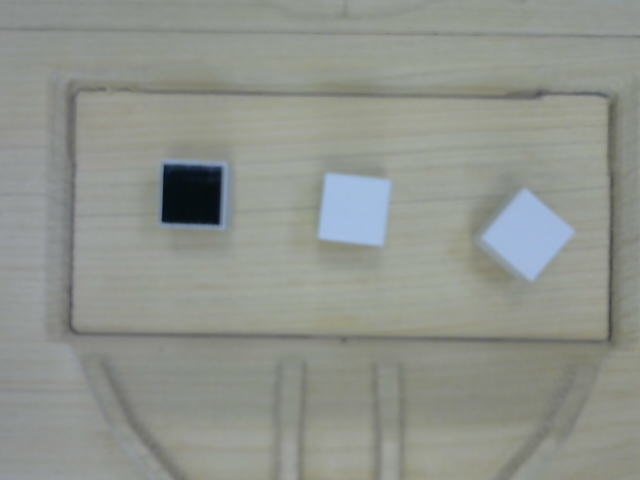
#> input picture 3cubos.png, 640 x 480 px
$ python cubos_1a1.py   (Python 2 division)
#> lines starting #> are read from the running program, lines starting #| are printed output that depends on the picture; after the words box and inside, x2 and y2 are one past the last pixel; in counts of white or black regions, pixels touching at a corner belong together; long printed decimals are rounded
#> further down, img is the input picture: shape (480, 640, 3); mean B, G, R 141.1, 147.8, 143.8
#!/usr/bin/env python
# -*- coding: utf-8 -*-

#### TO DO: -distancia desde el nuevo SR hasta el centro de los cubos.
####        -reconocer unicamente 1 cubo cada vez, para la version final.

import numpy as np
import cv2
from math import atan, degrees , sqrt, pow

##########Variables globales#################
squares = [] #Cubos encontrados, respecto a (0,0) de img.
sorted_cubes = [] #Cubos con vertices ordenados por menor Y (para angulos).
cont = 0
new_sides_angles = []
new_centres = []
arm_angles = []
hand_angles = []
centers = []
workzone = []
newsquares = [] #Cuadrados calculados, respecto a (0,0) del nuevo SR.
topside_center_workzone = [0,0]
bottomside_center_worzone = [0,0]
#Colores para pintar:
RED=(0,0,255)
BLUE=(255,0,0)
CYAN=(255,150,0)
GREEN=(0,255,0)
YELLOW=(0,255,255)
ORANGE=(0,150,255)
WHITE=(255,255,255)
BLACK=(0,0,0)

def angle_cos(p0, p1, p2):
  d1, d2 = (p0-p1).astype('float'), (p2-p1).astype('float')
  return abs( np.dot(d1, d2) / np.sqrt( np.dot(d1, d1)*np.dot(d2, d2) ) )


#Función que encuentra los cuadrados de las caras superiores de cada cubo,
#obtiene los cuadrados del contorno, y los centros.
def find_squares(img):
  img = cv2.GaussianBlur(img, (5, 5), 0)
  global sorted_cubes
  global squares
  global centers
  global cont
  previous = []
  sideColor = 0
  alpha = 0
  cuboFound = False
  for gray in cv2.split(img):
    if not cuboFound:
      for thrs in xrange(0, 255, 26):
        if thrs == 0:
          bin = cv2.Canny(gray, 0, 50, apertureSize=5)
          bin = cv2.dilate(bin, None)
        else:
          retval, bin = cv2.threshold(gray, thrs, 255, cv2.THRESH_BINARY)
        contours, hierarchy = cv2.findContours(bin, cv2.RETR_LIST, cv2.CHAIN_APPROX_SIMPLE)
        if not cuboFound:
          for cnt in contours:
            if not cuboFound:
              cnt_len = cv2.arcLength(cnt, True)
              cnt = cv2.approxPolyDP(cnt, 0.02*cnt_len, True)
              if len(cnt) == 4 and cv2.contourArea(cnt) > 1200 and cv2.contourArea(cnt) < 4000 and cv2.isContourConvex(cnt):
                cnt = cnt.reshape(-1, 2)
                encontrado = False
                #Se hace un bucle para buscar dentro de los contornos los más próximos
                #para cada cubo.
                for i in previous:
                  if i[0] == cnt[0][0] or (i[0] <= cnt[0][0]+3 and i[0] >= cnt[0][0]-3) :
                    #Si se encuentra este contorno en los anteriormente analizados,
                    #no se usa.
                    encontrado = True
                    break
                max_cos = np.max([angle_cos( cnt[i], cnt[(i+1) % 4], cnt[(i+2) % 4] ) for i in xrange(4)])
                if max_cos < 0.1 and not encontrado:
                  #Se almacena el contorno del cuadrado con sus vertices, se almacena
                  #como analizado tambien.
                  squares.append(cnt)
                  previous.append(cnt[0])
                  previous.append(cnt[1])
                  previous.append(cnt[2])
                  previous.append(cnt[3])
                  #Se ordenan los vertices de los cubos, para luego usarlos para
                  #los angulos.
                  cubo = np.copy(cnt)
                  dt = [('col1', cubo.dtype),('col2', cubo.dtype)]
                  aux = cubo.ravel().view(dt)
                  aux.sort(order=['col2','col1'])
                  sorted_cubes.append(cubo)
                  #Se obtienen el centro del cuadrado, y se saca el color de la cara.
                  center = [(cnt[0][0]+cnt[2][0])/2,(cnt[0][1]+cnt[2][1])/2]
                  centers.append([(cnt[0][0]+cnt[2][0])/2,(cnt[0][1]+cnt[2][1])/2])
                  imggray = cv2.cvtColor(img,cv2.COLOR_BGR2GRAY)
                  sideColor = imggray[center[1]][center[0]] # Color de cara superior
                  if sideColor >= 100 :
                    color = "blanco"
                  else :
                    color = "negro"
                  print "Encontrado cubo numero",cont+1,"con centro en [",center[0]/3.78,",",center[1]/3.78,"] mm y es de color",color
                  cont+=1
                  cuboFound = True


#Se encuentra un rectangulo de area mayor que los cubos, que los contiene y
#vale de referencia para ubicacion. Hace practicamente lo mismo que la funcion
#anterior para los cubos. Obtiene ademas puntos de referencia a mitad del
#rectangulo de referencia para construir un eje de coordenadas.
def find_workzone(img):
  img = cv2.GaussianBlur(img, (5, 5), 0)
  global workzone
  previous = []
  for gray in cv2.split(img):
    for thrs in xrange(0, 255, 26):
      if thrs == 0:
        bin = cv2.Canny(gray, 0, 50, apertureSize=5)
        bin = cv2.dilate(bin, None)
      else:
        retval, bin = cv2.threshold(gray, thrs, 255, cv2.THRESH_BINARY)
      contours, hierarchy = cv2.findContours(bin, cv2.RETR_LIST, cv2.CHAIN_APPROX_SIMPLE)
      for cnt in contours:
        cnt_len = cv2.arcLength(cnt, True)
        cnt = cv2.approxPolyDP(cnt, 0.02*cnt_len, True)
        if len(cnt) == 4 and cv2.contourArea(cnt) > 40000 and cv2.contourArea(cnt) < 130000 and cv2.isContourConvex(cnt):
          cnt = cnt.reshape(-1, 2)
          encontrado = False
          for i in previous:
            if i[0] == cnt[0][0] or (i[0] <= cnt[0][0]+3 and i[0] >= cnt[0][0]-3) :
              encontrado = True
              break
          max_cos = np.max([angle_cos( cnt[i], cnt[(i+1) % 4], cnt[(i+2) % 4] ) for i in xrange(4)])
          if max_cos < 0.1 and not encontrado:
            workzone.append(cnt)
            previous.append(cnt[0])
            calculate_workzone()
#> this loop made 3 passes
#> bin: shape (480, 640); every value is 0
#> after the loop, cnt = [[396, 71], [398, 72], [411, 70], [413, 68], [409, 66], [403, 66], [399, 69], [397, 69]]; encontrado = True; max_cos = 0.0264; previous = [[77, 97], [81, 101]]; workzone = [[[77, 97], [77, 325], [604, 326], [600, 97]], [[81, 101], [78, 322], [600, 327], [599, 101]]]

#Función que ordena los puntos del rectángulo de referencia y obtiene el
#lado superior y el inferior.
def calculate_workzone():
  top = [0,0]
  bottom = [0,0]
  topi=bottomi=i=0
  while i < 4:
    #Se compara respecto a la mitad de la imagen (240 px).
    if workzone[0][i][1] < 240:
      top[topi]=[workzone[0][i][0],workzone[0][i][1]]
      topi+=1
    else:
      bottom[bottomi]=[workzone[0][i][0],workzone[0][i][1]]
      bottomi+=1
    i+=1
  top.sort
  bottom.sort
  global topside_center_workzone
  topside_center_workzone = [(top[0][0]+top[1][0])/2,(top[0][1]+top[1][1])/2]
  global bottomside_center_worzone
  bottomside_center_worzone = [(bottom[0][0]+bottom[1][0])/2,(bottom[0][1]+bottom[1][1])/2]

#Función que calcula el angulo de giro para la pinza del brazo robotico (o el
#giro de los cubos sobre su propio eje).
def calculate_arm_angle():
  cont=0
  for centro in new_centres:
    x = [centro[0],0]
    b = sqrt(pow((x[0]-centro[0]),2)+pow((x[1]-centro[1]),2))
    c = sqrt(pow((x[0]-0),2)+pow((x[1]-0),2))
    alpha = degrees(atan(b/c))
    if centro[0] < 0:
      alpha = -degrees(atan(b/c))
    print "El cubo numero",cont+1,"esta a una inclinacion de",alpha,"grados respecto al eje de referencia"
    arm_angles.append(alpha)
    cont+=1

#Función que calcula el angulo de giro para el brazo robotico (giro respecto al
#eje del nuevo SR).
def calculate_hand_angle():
  cont = 0
  for cubo in new_sides_angles:
    x = [cubo[0][0],cubo[1][1]]
    b = sqrt(pow((x[0]-cubo[0][0]),2)+pow((x[1]-cubo[0][1]),2))
    c = sqrt(pow((x[0]-cubo[1][0]),2)+pow((x[1]-cubo[1][1]),2))
    alpha = degrees(atan(b/c))
    if cubo[0][0] < cubo[1][0] and cubo[0][1] > cubo[1][1]:
      alpha = -degrees(atan(b/c))
    print "El cubo numero",cont+1,"tiene un giro sobre si mismo de",alpha,"grados"
    hand_angles.append(alpha)
    cont+=1

#Función que obtiene nuevas coordenadas para los centros de los cubos y los lados
#de los cubos que serviran para determinar el giro de la pinza del brazo robotico.
def change_SR():
  #Se modifican las coordenadas respecto al nuevo SR:
  #El punto medio del lado inferior del rectangulo de referencia.
  global new_centres
  global new_sides_angles
  #Me quedo con el lado importante para el calculo de angulos de giro.
  #El resto lo ignoro.
  for cubo in sorted_cubes:
    a = [cubo[0][0]-bottomside_center_worzone[0],bottomside_center_worzone[1]-cubo[0][1]]
    b = [cubo[1][0]-bottomside_center_worzone[0],bottomside_center_worzone[1]-cubo[1][1]]
    new_sides_angles.append([a,b])
  #Ahora cambio las coordenadas de los centros respecto al nuevo SR.
  for centro in centers:
    a = [centro[0]-bottomside_center_worzone[0],bottomside_center_worzone[1]-centro[1]]
    new_centres.append(a)

if __name__ == '__main__':
#  cam = cv2.VideoCapture(0)
#  ret, img = cam.read()
  #BUSCAR PRIMER CUBO (1)
  img = cv2.imread('3cubos.png')
  find_workzone(img)
  cv2.drawContours(img, workzone, -1, GREEN, 2)
#> img: shape (480, 640, 3); 2.52% of pixels changed, all inside (x1, y1, x2, y2) = (76, 96, 606, 329)
  find_squares(img)
#> the loop in find_squares, `for gray in cv2.split(img):` made 3 passes
#| Encontrado cubo numero 1 con centro en [ 139.683 , 61.905 ] mm y es de color blanco
#> after the loop in find_squares, `for gray in cv2.split(img):`:
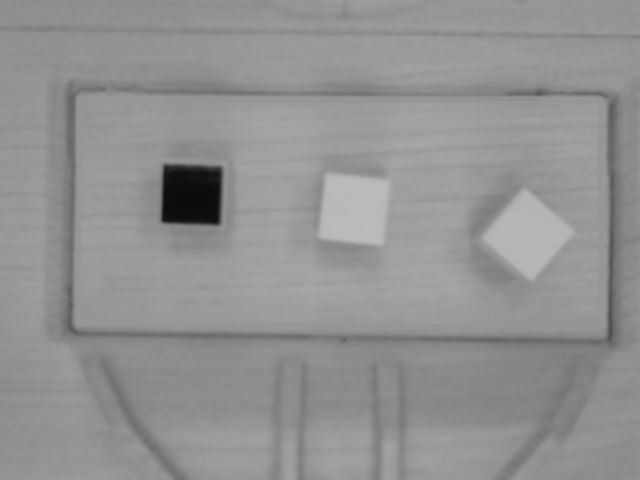
#> imggray: shape (480, 640); min 11, max 189, mean 145.9
#> after the loop in find_squares, `for gray in cv2.split(img):`: center = [528, 234]; centers = [[528, 234]]; cnt = contour of 2730 points, box (x1, y1, x2, y2) (0, 0, 640, 480), area 294424; cnt_len = 264.4; color = 'blanco'; cont = 1; cubo = [[524, 190], [572, 230], [483, 236], [532, 278]]; cuboFound = True; dt = 2 items; encontrado = False; max_cos = 0.0332; previous = [[524, 190], [572, 230], [532, 278], [483, 236]]; sideColor = 182; sorted_cubes = [[[524, 190], [572, 230], [483, 236], [532, 278]]]; squares = [[[524, 190], [572, 230], [532, 278], [483, 236]]]
  cv2.drawContours(img, squares, -1, RED, 3)
  cv2.line(img, (topside_center_workzone[0],topside_center_workzone[1]), (bottomside_center_worzone[0],bottomside_center_worzone[1]), BLUE, 1)
  print "El nuevo origen de coordenadas sera [",bottomside_center_worzone[0]/3.78,",",bottomside_center_worzone[1]/3.78,"] mm"
#| El nuevo origen de coordenadas sera [ 89.947 , 85.979 ] mm
  print "Utilizando ese punto como nuevo SR."
  for i in centers:
    cv2.line(img, (bottomside_center_worzone[0],bottomside_center_worzone[1]), (i[0],i[1]), ORANGE, 1)
    cv2.line(img, (i[0],bottomside_center_worzone[1]), (i[0],i[1]), CYAN, 1)
#> this loop made 1 pass
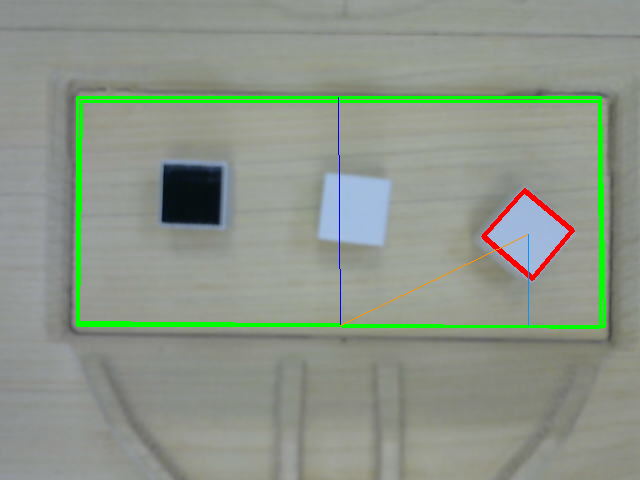
#> img: shape (480, 640, 3); mean B, G, R 136.8, 149.6, 140.3
  change_SR()
#> the loop in change_SR, `for cubo in sorted_cubes:` made 1 pass
#> (cubo, a, b) on pass 1: ([[524, 190], [572, 230], [483, 236], [532, 278]], [184, 135], [232, 95])
#> after the loop in change_SR, `for cubo in sorted_cubes:`: new_sides_angles = [[[184, 135], [232, 95]]]
#> the loop in change_SR, `for centro in centers:` made 1 pass
#> (centro, a) on pass 1: ([528, 234], [188, 91])
#> after the loop in change_SR, `for centro in centers:`: new_centres = [[188, 91]]
  calculate_arm_angle()
#> the loop in calculate_arm_angle, `for centro in new_centres:` made 1 pass
#> (centro, x, b, c, cont) on pass 1: ([188, 91], [188, 0], 91, 188, 1)
#| El cubo numero 1 esta a una inclinacion de 25.829 grados respecto al eje de referencia
#> after the loop in calculate_arm_angle, `for centro in new_centres:`: arm_angles = [25.83]; cont = 1
  calculate_hand_angle()
#> the loop in calculate_hand_angle, `for cubo in new_sides_angles:` made 1 pass
#> (cubo, x, b, c, cont) on pass 1: ([[184, 135], [232, 95]], [184, 95], 40, 48, 1)
#| El cubo numero 1 tiene un giro sobre si mismo de -39.806 grados
#> after the loop in calculate_hand_angle, `for cubo in new_sides_angles:`: hand_angles = [-39.81]

  cv2.line(img, (sorted_cubes[0][0][0],sorted_cubes[0][0][1]), (sorted_cubes[0][1][0],sorted_cubes[0][1][1]), YELLOW, 1)
#> img: shape (480, 640, 3); 0.02% of pixels changed, all inside (x1, y1, x2, y2) = (524, 190, 573, 231)

  cv2.imshow('Cube detection', img)
  ch = 0xFF & cv2.waitKey()
#> (key Esc is pressed here)
  cv2.destroyAllWindows()

  #BUSCAR SEGUNDO CUBO (2)
  #  cam = cv2.VideoCapture(0)
  #  ret, img = cam.read()
  img = cv2.imread('2cubos.png')
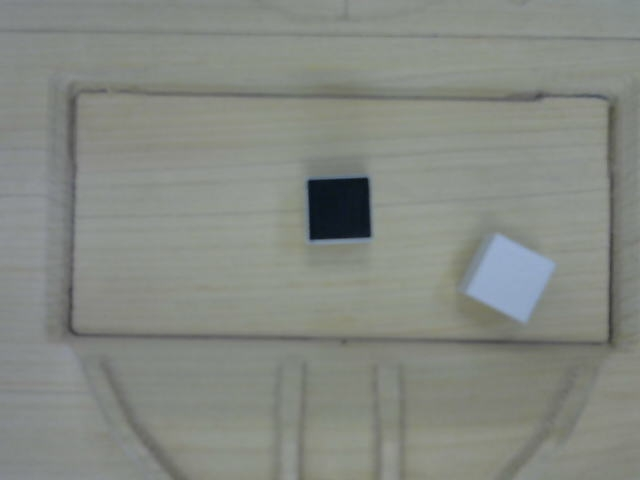
#> input picture 2cubos.png, 640 x 480 px
#> img is the input picture: shape (480, 640, 3); mean B, G, R 130.6, 137.1, 133
  cv2.drawContours(img, workzone, -1, GREEN, 2)
  find_squares(img)
#> the loop in find_squares (call 2), `for gray in cv2.split(img):` made 3 passes
#| Encontrado cubo numero 2 con centro en [ 89.418 , 55.026 ] mm y es de color negro
#> after the loop in find_squares (call 2), `for gray in cv2.split(img):`:
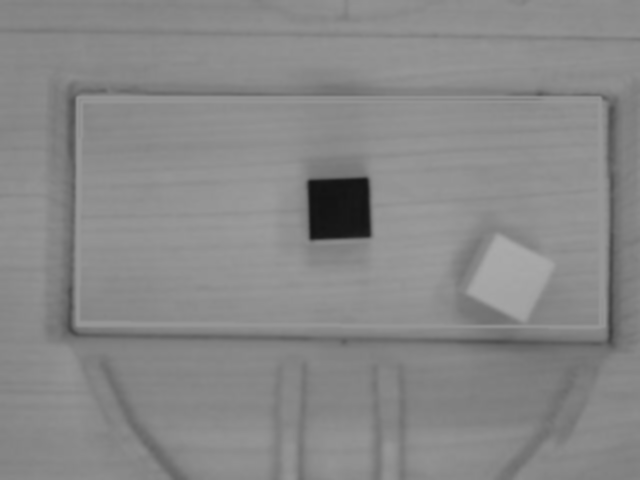
#> imggray: shape (480, 640); min 19, max 171, mean 135.6
#> after the loop in find_squares (call 2), `for gray in cv2.split(img):`: center = [338, 208]; centers = [[528, 234], [338, 208]]; cnt = contour of 2971 points, box (x1, y1, x2, y2) (0, 0, 640, 480), area 294322; cnt_len = 231.5; color = 'negro'; cont = 2; cubo = [[365, 179], [309, 182], [369, 234], [312, 238]]; cuboFound = True; encontrado = False; max_cos = 0.0191; previous = [[365, 179], [369, 234], [312, 238], [309, 182]]; sideColor = 22; sorted_cubes = [[[524, 190], [572, 230], [483, 236], [532, 278]], [[365, 179], [309, 182], [369, 234], [312, 238]]]; squares = [[[524, 190], [572, 230], [532, 278], [483, 236]], [[365, 179], [369, 234], [312, 238], [309, 182]]]
  cv2.drawContours(img, squares, -1, RED, 3)
  cv2.line(img, (topside_center_workzone[0],topside_center_workzone[1]), (bottomside_center_worzone[0],bottomside_center_worzone[1]), BLUE, 1)
  for i in centers:
    cv2.line(img, (bottomside_center_worzone[0],bottomside_center_worzone[1]), (i[0],i[1]), ORANGE, 1)
    cv2.line(img, (i[0],bottomside_center_worzone[1]), (i[0],i[1]), CYAN, 1)
#> this loop made 2 passes
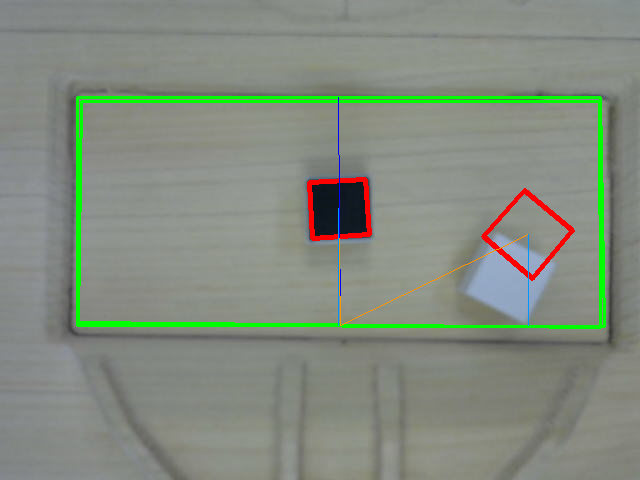
#> img: shape (480, 640, 3); mean B, G, R 126.7, 139.3, 130.9
  change_SR()
#> the loop in change_SR (call 2), `for cubo in sorted_cubes:` made 2 passes
#> (cubo, a, b) on passes 1 to 2: ([[524, 190], [572, 230], [483, 236], [532, 278]], [184, 135], [232, 95]), ([[365, 179], [309, 182], [369, 234], [312, 238]], [25, 146], [-31, 143])
#> the loop in change_SR (call 2), `for centro in centers:` made 2 passes
#> (centro, a) on passes 1 to 2: ([528, 234], [188, 91]), ([338, 208], [-2, 117])
  calculate_arm_angle()
#> the loop in calculate_arm_angle (call 2), `for centro in new_centres:` made 3 passes
#> (centro, x, b, c) on passes 1 to 3: ([188, 91], [188, 0], 91, 188), ([188, 91], [188, 0], 91, 188), ([-2, 117], [-2, 0], 117, 2)
#| El cubo numero 1 esta a una inclinacion de 25.829 grados respecto al eje de referencia
#| El cubo numero 2 esta a una inclinacion de 25.829 grados respecto al eje de referencia
#| El cubo numero 3 esta a una inclinacion de -89.021 grados respecto al eje de referencia
  calculate_hand_angle()
#> the loop in calculate_hand_angle (call 2), `for cubo in new_sides_angles:` made 3 passes
#> (cubo, x, b, c) on passes 1 to 3: ([[184, 135], [232, 95]], [184, 95], 40, 48), ([[184, 135], [232, 95]], [184, 95], 40, 48), ([[25, 146], [-31, 143]], [25, 143], 3, 56)
#| El cubo numero 1 tiene un giro sobre si mismo de -39.806 grados
#| El cubo numero 2 tiene un giro sobre si mismo de -39.806 grados
#| El cubo numero 3 tiene un giro sobre si mismo de 3.066 grados

  cv2.line(img, (sorted_cubes[0][0][0],sorted_cubes[0][0][1]), (sorted_cubes[0][1][0],sorted_cubes[0][1][1]), YELLOW, 1)

  cv2.imshow('Cube detection', img)
  ch = 0xFF & cv2.waitKey()
#> (key Esc is pressed here)
  cv2.destroyAllWindows()

  #BUSCAR TERCER CUBO (3)
  #  cam = cv2.VideoCapture(0)
  #  ret, img = cam.read()
  img = cv2.imread('1cubos.png')
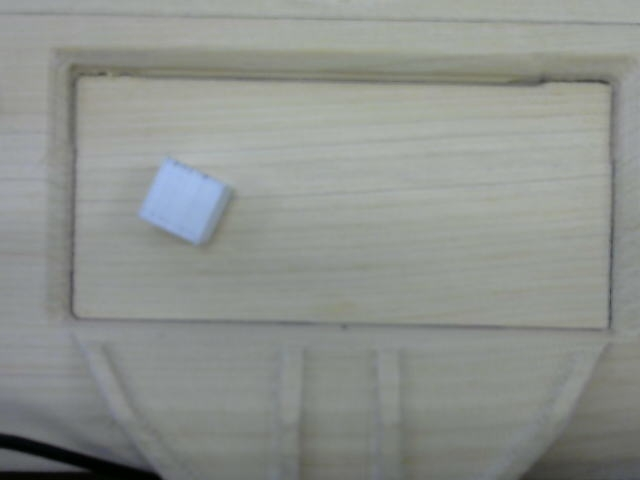
#> input picture 1cubos.png, 640 x 480 px
#> img is the input picture: shape (480, 640, 3); mean B, G, R 141.5, 145.7, 141.7
  cv2.drawContours(img, workzone, -1, GREEN, 2)
  find_squares(img)
  cv2.drawContours(img, squares, -1, RED, 3)
  cv2.line(img, (topside_center_workzone[0],topside_center_workzone[1]), (bottomside_center_worzone[0],bottomside_center_worzone[1]), BLUE, 1)
  for i in centers:
    cv2.line(img, (bottomside_center_worzone[0],bottomside_center_worzone[1]), (i[0],i[1]), ORANGE, 1)
    cv2.line(img, (i[0],bottomside_center_worzone[1]), (i[0],i[1]), CYAN, 1)
#> this loop made 3 passes
#> i on passes 1 to 3: [528, 234], [338, 208], [182, 201]
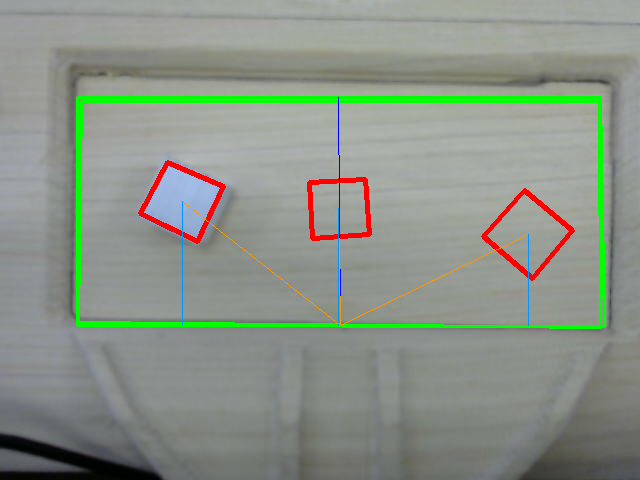
#> img: shape (480, 640, 3); mean B, G, R 135.8, 146.4, 139.1
  change_SR()
  calculate_arm_angle()
  calculate_hand_angle()

  cv2.line(img, (sorted_cubes[0][0][0],sorted_cubes[0][0][1]), (sorted_cubes[0][1][0],sorted_cubes[0][1][1]), YELLOW, 1)

  cv2.imshow('Cube detection', img)
  ch = 0xFF & cv2.waitKey()
#> (key Esc is pressed here)
  cv2.destroyAllWindows()
